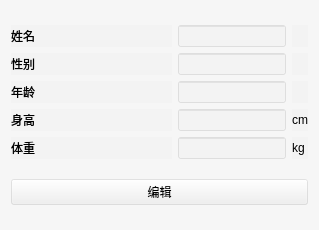
<?xml version="1.0" encoding="UTF-8"?>
<ui version="4.0">
 <class>registerInfo</class>
 <widget class="QWidget" name="registerInfo">
  <property name="geometry">
   <rect>
    <x>0</x>
    <y>0</y>
    <width>319</width>
    <height>230</height>  <!-- 增加高度以容纳新行 -->
   </rect>
  </property>
  <property name="autoFillBackground">
   <bool>true</bool>
  </property>
  <property name="styleSheet">
   <string>background-color:rgba(240,240,240,80);</string>
  </property>
  <layout class="QVBoxLayout" name="verticalLayout">
   <item>
    <layout class="QGridLayout" name="gridLayout" columnstretch="2,0,0">
     <!-- 新增姓名行 -->
     <item row="0" column="0">
      <widget class="QLabel" name="NameLabel">
       <property name="text">
        <string>姓名</string>
       </property>
       <property name="alignment">
        <set>Qt::AlignmentFlag::AlignLeading|Qt::AlignmentFlag::AlignLeft|Qt::AlignmentFlag::AlignVCenter</set>
       </property>
      </widget>
     </item>
     <item row="0" column="1">
      <widget class="QLineEdit" name="NameEdit">
       <property name="enabled">
        <bool>false</bool>
       </property>
      </widget>
     </item>
     <item row="0" column="2">
      <widget class="QLabel" name="label_name_unit">
       <property name="text">
        <string/>
       </property>
      </widget>
     </item>
     
     <!-- 原内容下移一行 -->
     <item row="1" column="0">
      <widget class="QLabel" name="SexLabel">
       <property name="text">
        <string>性别</string>
       </property>
       <property name="alignment">
        <set>Qt::AlignmentFlag::AlignLeading|Qt::AlignmentFlag::AlignLeft|Qt::AlignmentFlag::AlignVCenter</set>
       </property>
      </widget>
     </item>
     <item row="1" column="1">
      <widget class="QLineEdit" name="SexEdit">
       <property name="enabled">
        <bool>false</bool>
       </property>
       <property name="text">
        <string/>
       </property>
      </widget>
     </item>
     <item row="1" column="2">
      <widget class="QLabel" name="label">
       <property name="text">
        <string/>
       </property>
      </widget>
     </item>
     <item row="2" column="0">
      <widget class="QLabel" name="AgeLabel">
       <property name="text">
        <string>年龄</string>
       </property>
       <property name="alignment">
        <set>Qt::AlignmentFlag::AlignLeading|Qt::AlignmentFlag::AlignLeft|Qt::AlignmentFlag::AlignVCenter</set>
       </property>
      </widget>
     </item>
     <item row="2" column="1">
      <widget class="QLineEdit" name="AgeEdit">
       <property name="enabled">
        <bool>false</bool>
       </property>
      </widget>
     </item>
     <item row="2" column="2">
      <widget class="QLabel" name="label_2">
       <property name="text">
        <string/>
       </property>
      </widget>
     </item>
     <item row="3" column="0">
      <widget class="QLabel" name="HeightLabel">
       <property name="text">
        <string>身高</string>
       </property>
       <property name="alignment">
        <set>Qt::AlignmentFlag::AlignLeading|Qt::AlignmentFlag::AlignLeft|Qt::AlignmentFlag::AlignVCenter</set>
       </property>
      </widget>
     </item>
     <item row="3" column="1">
      <widget class="QLineEdit" name="HeightEdit">
       <property name="enabled">
        <bool>false</bool>
       </property>
      </widget>
     </item>
     <item row="3" column="2">
      <widget class="QLabel" name="label_11">
       <property name="text">
        <string>cm</string>
       </property>
      </widget>
     </item>
     <item row="4" column="0">
      <widget class="QLabel" name="label_8">
       <property name="text">
        <string>体重</string>
       </property>
       <property name="alignment">
        <set>Qt::AlignmentFlag::AlignLeading|Qt::AlignmentFlag::AlignLeft|Qt::AlignmentFlag::AlignVCenter</set>
       </property>
      </widget>
     </item>
     <item row="4" column="1">
      <widget class="QLineEdit" name="WeightEdit">
       <property name="enabled">
        <bool>false</bool>
       </property>
      </widget>
     </item>
     <item row="4" column="2">
      <widget class="QLabel" name="label_12">
       <property name="text">
        <string>kg</string>
       </property>
      </widget>
     </item>
    </layout>
   </item>
   <item>
    <widget class="QPushButton" name="EditInfoBtn">
     <property name="text">
      <string>编辑</string>
     </property>
    </widget>
   </item>
  </layout>
 </widget>
 <resources/>
 <connections/>
</ui>
